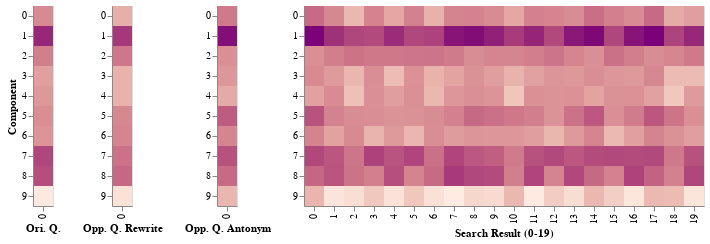

Notebook code cell kept with this figure:
### Code cell
#color_range = ["#FFF33B", "#E93E3A"]

color_range = ["#feebe2", "#7a0177"]

query_chart = alt.Chart(data=df_query_plot).mark_rect().encode(
    x = alt.X('Review:N', title="Ori. Q."),
    y = alt.Y('variable:O', title="Component"),
    color=alt.Color('value:Q', title="Value", scale=alt.Scale(range=color_range), legend=None)
)

rewrite_chart = alt.Chart(data=df_opposite_query_plot_rewrite).mark_rect().encode(
    x = alt.X('Review:N', title="Opp. Q. Rewrite"),
    y = alt.Y('variable:O', title=""),
    color=alt.Color('value:Q', title="Value", scale=alt.Scale(range=color_range), legend=None)
)

antonym_chart = alt.Chart(data=df_opposite_query_plot_antonym).mark_rect().encode(
    x = alt.X('Review:N', title="Opp. Q. Antonym"),
    y = alt.Y('variable:O', title=""),
    color=alt.Color('value:Q', title="Value", scale=alt.Scale(range=color_range), legend=None)
)

search_result_chart = alt.Chart(data=df_search_result_plot).mark_rect().encode(
    x = alt.X('Review:N', title="Search Result (0-19)"),
    y = alt.Y('variable:O', title=""),
    color=alt.Color('value:Q', title="Value", scale=alt.Scale(range=color_range))
)

query_chart | rewrite_chart | antonym_chart | search_result_chart

### Figure 1 — Vega-Lite specification as saved in the notebook (floating-point values rounded to 4 significant figures; data arrays with more than 128 entries replaced by an {"elided": "..."} marker saying what was removed)
{"config": {"view": {"continuousWidth": 300, "continuousHeight": 300}}, "hconcat": [{"data": {"name": "data-0c095e94c9d6612f2f49de4150908abe"}, "mark": {"type": "rect"}, "encoding": {"color": {"field": "value", "legend": null, "scale": {"range": ["#feebe2", "#7a0177"]}, "title": "Value", "type": "quantitative"}, "x": {"field": "Review", "title": "Ori. Q.", "type": "nominal"}, "y": {"field": "variable", "title": "Component", "type": "ordinal"}}}, {"data": {"name": "data-c6d5655f39b179dcd9083f5250170201"}, "mark": {"type": "rect"}, "encoding": {"color": {"field": "value", "legend": null, "scale": {"range": ["#feebe2", "#7a0177"]}, "title": "Value", "type": "quantitative"}, "x": {"field": "Review", "title": "Opp. Q. Rewrite", "type": "nominal"}, "y": {"field": "variable", "title": "", "type": "ordinal"}}}, {"data": {"name": "data-8ac9496cd719e7fab3ed8b672df6043d"}, "mark": {"type": "rect"}, "encoding": {"color": {"field": "value", "legend": null, "scale": {"range": ["#feebe2", "#7a0177"]}, "title": "Value", "type": "quantitative"}, "x": {"field": "Review", "title": "Opp. Q. Antonym", "type": "nominal"}, "y": {"field": "variable", "title": "", "type": "ordinal"}}}, {"data": {"name": "data-f610642bb9e34400f5505d91fd3192b8"}, "mark": {"type": "rect"}, "encoding": {"color": {"field": "value", "scale": {"range": ["#feebe2", "#7a0177"]}, "title": "Value", "type": "quantitative"}, "x": {"field": "Review", "title": "Search Result (0-19)", "type": "nominal"}, "y": {"field": "variable", "title": "", "type": "ordinal"}}}], "$schema": "https://vega.github.io/schema/vega-lite/v5.8.0.json", "datasets": {"data-0c095e94c9d6612f2f49de4150908abe": [{"Review": 0, "variable": 0, "value": 3.746}, {"Review": 0, "variable": 1, "value": 7.679}, {"Review": 0, "variable": 2, "value": 4.224}, {"Review": 0, "variable": 3, "value": 2.873}, {"Review": 0, "variable": 4, "value": 3.196}, {"Review": 0, "variable": 5, "value": 3.598}, {"Review": 0, "variable": 6, "value": 3.353}, {"Review": 0, "variable": 7, "value": 6.409}, {"Review": 0, "variable": 8, "value": 6.115}, {"Review": 0, "variable": 9, "value": -0.08816}], "data-c6d5655f39b179dcd9083f5250170201": [{"Review": 0, "variable": 0, "value": 2.268}, {"Review": 0, "variable": 1, "value": 6.997}, {"Review": 0, "variable": 2, "value": 4.512}, {"Review": 0, "variable": 3, "value": 2.101}, {"Review": 0, "variable": 4, "value": 2.091}, {"Review": 0, "variable": 5, "value": 3.82}, {"Review": 0, "variable": 6, "value": 3.959}, {"Review": 0, "variable": 7, "value": 4.674}, {"Review": 0, "variable": 8, "value": 5.096}, {"Review": 0, "variable": 9, "value": 0.2075}], "data-8ac9496cd719e7fab3ed8b672df6043d": [{"Review": 0, "variable": 0, "value": 4.416}, {"Review": 0, "variable": 1, "value": 8.537}, {"Review": 0, "variable": 2, "value": 3.535}, {"Review": 0, "variable": 3, "value": 3.243}, {"Review": 0, "variable": 4, "value": 2.464}, {"Review": 0, "variable": 5, "value": 5.615}, {"Review": 0, "variable": 6, "value": 3.947}, {"Review": 0, "variable": 7, "value": 6.0}, {"Review": 0, "variable": 8, "value": 5.028}, {"Review": 0, "variable": 9, "value": 1.941}], "data-f610642bb9e34400f5505d91fd3192b8": {"elided": "200 records"}}}
